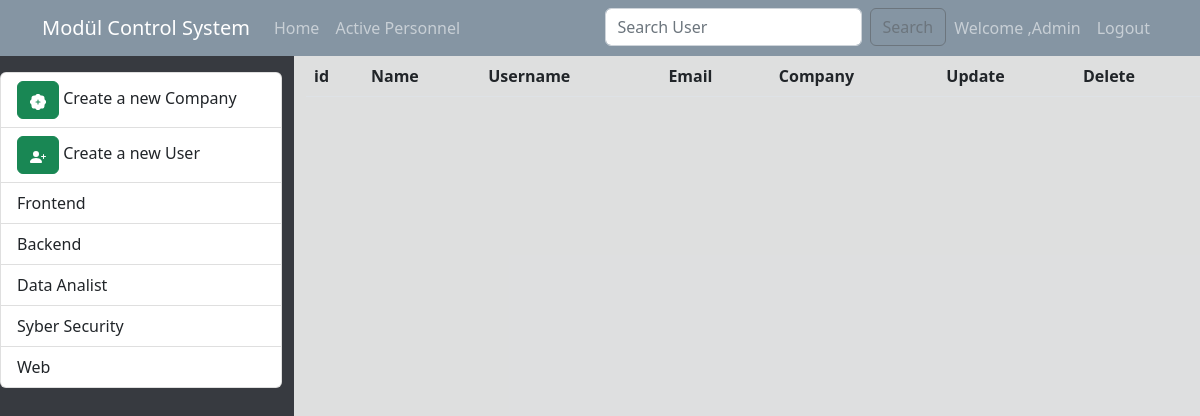
Before: / (signed in) with the older database file.
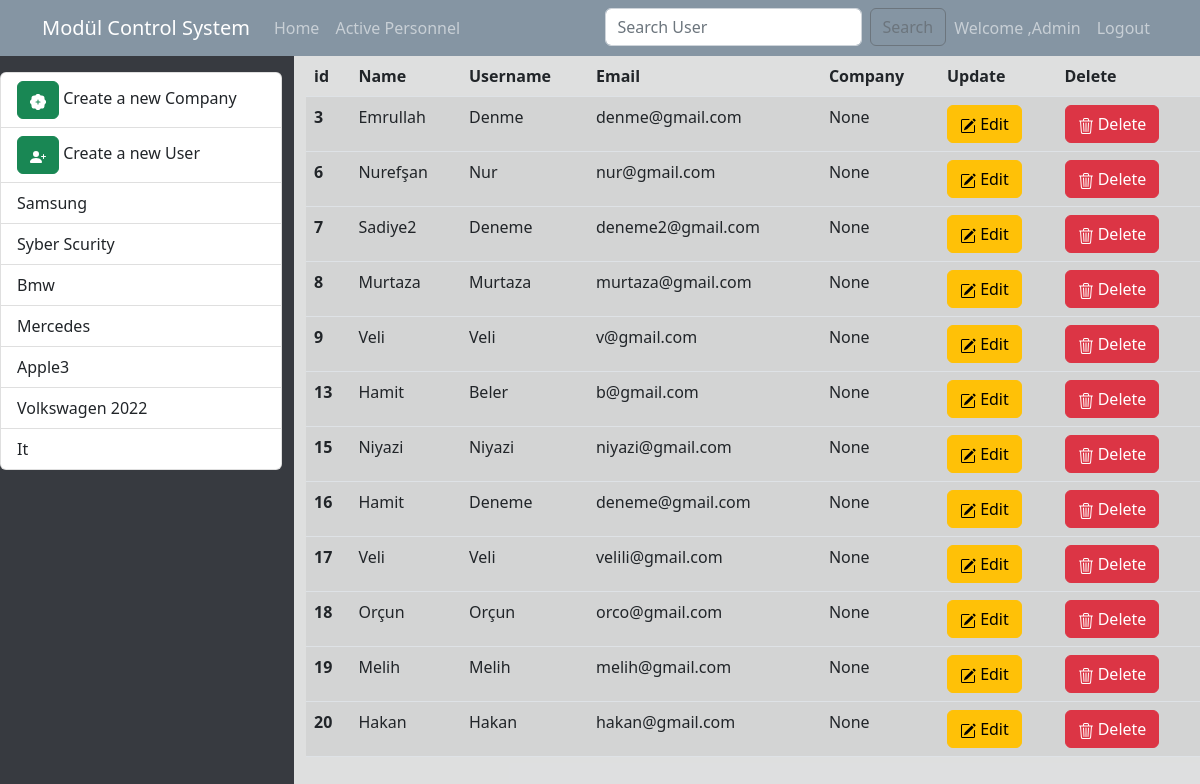
After: the same page with the newer database file.
### blog/models.py (models this page shows, shortened)
class Category (models.Model):
     name=models.CharField(max_length=30)
     slug = models.SlugField(null=True, blank=True, unique=True, db_index=True)
     class Meta:
         db_table="categorys"

class User (models.Model):
    name = models.CharField(max_length=200)
    surname = models.CharField(max_length=20)
    email = models.EmailField(max_length=50)
    description = RichTextField()
    is_active = models.BooleanField(default=True)
    is_home = models.BooleanField(default=True)
    slug = models.SlugField(null=True, blank=True, unique=True, db_index=True)
    category= models.ManyToManyField(Category, blank=False)
    class Meta:
         db_table="users"

### blog/views.py (the view)
def index(request):
    if not request.user.is_authenticated:
     return redirect("login")
    contex={
        "users": User.objects.filter(is_active=True , is_home=True),
        "categories":Category.objects.all()
    }
    return render(request, 'blog/index.html' ,contex)

### blog/templates/blog/index.html (shortened to what this page needs)
{% extends "base.html" %}
{% block content %}
<div class="main">
    <div class="row">
      <div class="col-3">
        {% include 'partials/_categories.html' %}
      </div>
      <div class="col-9 ">
        <table class="table table-striped">
          <thead>
            <tr>
              <th scope="col">id</th>
              <th scope="col">Name</th>
              <th scope="col">Username</th>
              <th scope="col">Email</th>
              <th scope="col">Company</th>
              <th scope="col">Update</th>
              <th scope="col">Delete</th>
            </tr>
          </thead>
        {% for user in users %}
          {%  if user.is_home %}
             {% include 'blog/partials/_blog.html'%}
           {% endif %}
        {%endfor %}
      </table>
      </div>
    </div>
  </div>
{% endblock  %}

### templates/partials/_categories.html (shortened to what this page needs)
<div class="list-group mt-3">
<a class="list-group-item" href="{% url 'add_category' %}" >
  <button class="btn btn-success">
  </button>
Create a new Company
</a>
<a class="list-group-item" href="{% url 'add_user' %}" > <button class="btn btn-success">   </button> Create a new User</a>
{% for category in categories  %}
{% if category.slug == selected_category%}
  <div style="display:flex; flex-direction:row;">
<a  class="list-group-item list-group-item-action active"  >
  {{ category.name|title }} </a>           <button class="btn btn-warning" ><a  href="{% url 'update_category' category.slug %}">
    <svg xmlns="http://www.w3.org/2000/svg" width="16" height="16" fill="currentColor" class="bi bi-pencil-square" viewBox="0 0 16 16">
    <path d="M15.502 1.94a.5.5 0 0 1 0 .706L14.459 3.69l-2-2L13.502.646a.5.5 0 0 1 .707 0l1.293 1.293zm-1.75 2.456-2-2L4.939 9.21a.5.5 0 0 0-.121.196l-.805 2.414a.25.25 0 0 0 .316.316l2.414-.805a.5.5 0 0 0 .196-.12l6.813-6.814z"/>
    <path fill-rule="evenodd" d="M1 13.5A1.5 1.5 0 0 0 2.5 15h11a1.5 1.5 0 0 0 1.5-1.5v-6a.5.5 0 0 0-1 0v6a.5.5 0 0 1-.5.5h-11a.5.5 0 0 1-.5-.5v-11a.5.5 0 0 1 .5-.5H9a.5.5 0 0 0 0-1H2.5A1.5 1.5 0 0 0 1 2.5v11z"/>
  </svg></a></button>
  <button class="btn btn-danger"><a href="{% url 'delete' category.id %}" ><svg xmlns="http://www.w3.org/2000/svg" width="16" height="16" fill="currentColor" class="bi bi-trash3" viewBox="0 0 16 16">
    <path d="M6.5 1h3a.5.5 0 0 1 .5.5v1H6v-1a.5.5 0 0 1 .5-.5ZM11 2.5v-1A1.5 1.5 0 0 0 9.5 0h-3A1.5 1.5 0 0 0 5 1.5v1H2.506a.58.58 0 0 0-.01 0H1.5a.5.5 0 0 0 0 1h.538l.853 10.66A2 2 0 0 0 4.885 16h6.23a2 2 0 0 0 1.994-1.84l.853-10.66h.538a.5.5 0 0 0 0-1h-.995a.59.59 0 0 0-.01 0H11Zm1.958 1-.846 10.58a1 1 0 0 1-.997.92h-6.23a1 1 0 0 1-.997-.92L3.042 3.5h9.916Zm-7.487 1a.5.5 0 0 1 .528.47l.5 8.5a.5.5 0 0 1-.998.06L5 5.03a.5.5 0 0 1 .47-.53Zm5.058 0a.5.5 0 0 1 .47.53l-.5 8.5a.5.5 0 1 1-.998-.06l.5-8.5a.5.5 0 0 1 .528-.47ZM8 4.5a.5.5 0 0 1 .5.5v8.5a.5.5 0 0 1-1 0V5a.5.5 0 0 1 .5-.5Z"/>
  </svg></a></button>
</div>
{% else %}
<a  class="list-group-item list-group-item-action " href="{% url 'blogs_by_category' category.slug %}" >
  {{ category.name|title }} </a>
{% endif %}
{% endfor %}
  </div>

### blog/templates/blog/partials/_blog.html (shortened to what this page needs)
{%load static %}
          <tbody>
            <tr>
              <th scope="row">{{user.id}}</th>
              <td>{{user.name|title}}</td>
              <td>{{user.surname|title}}</td>
              <td>{{user.email}}</td>
              <td>{{user.category.name}}</td>
              <td>
                <a class="btn btn-warning" href="{% url 'update_user' user.slug %}">
                  Edit</a>
             </td>
             <td>
              <a class="btn btn-danger" href="{% url 'user_delete' user.slug %}">
                Delete</a>
           </td>
            </tr>
          </tbody>

Changed rows visible on the page:
removed Category: name "Frontend"
removed Category: name "Backend"
removed Category: name "Data Analist"
removed Category: name "Web"
added Category: name "Samsung"
changed Category: name "Syber Security" → "Syber Scurity"
added Category: name "Bmw"
added Category: name "Mercedes"
added Category: name "Apple3"
added Category: name "Volkswagen 2022"
added Category: name "It"
added User: id "3", name "Emrullah", surname "Denme", email "denme@gmail.com", category.name "None"
added User: id "6", name "Nurefşan", surname "Nur", email "nur@gmail.com", category.name "None"
added User: id "7", name "Sadiye2", surname "Deneme", email "deneme2@gmail.com", category.name "None"
added User: id "8", name "Murtaza", surname "Murtaza", email "murtaza@gmail.com", category.name "None"
added User: id "9", name "Veli", surname "Veli", email "v@gmail.com", category.name "None"
added User: id "13", name "Hamit", surname "Beler", email "b@gmail.com", category.name "None"
added User: id "15", name "Niyazi", surname "Niyazi", email "niyazi@gmail.com", category.name "None"
added User: id "16", name "Hamit", surname "Deneme", email "deneme@gmail.com", category.name "None"
added User: id "17", name "Veli", surname "Veli", email "velili@gmail.com", category.name "None"
added User: id "18", name "Orçun", surname "Orçun", email "orco@gmail.com", category.name "None"
added User: id "19", name "Melih", surname "Melih", email "melih@gmail.com", category.name "None"
added User: id "20", name "Hakan", surname "Hakan", email "hakan@gmail.com", category.name "None"
